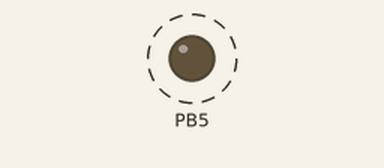
This program was run on a simulated ATmega328P, built with avr-gcc and emulated at 16 MHz. On the bench: output pins drawn as LEDs (lit = HIGH). Dashed ring = blinking.

Above: at 0.2 s.
Timing chart, 0 to 3.0 s (numbered marks = the images above):
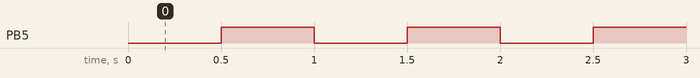

The program:

main.c
```c
/*
 * 01-HelloWorld.c
 *
 * Created: 25/11/2022 11:10:22
 * Author : Julian Lemmerich
 */

#define F_CPU 16000000UL // aktuelle Prozessorfrequenz setzen
#include <avr/io.h>
#include <util/delay.h>

int main(void)
{
	// Data Direction Register
	DDRB = (1 << DDB5); // gesetztes Bit ist Ausgang. DDB5 ist eine Konstante für den Ausgang, das könnte man auch durch "5" ersetzen, aber später wird das sinnvoll.
	PORTB = (1 << PORTB5); // B5 wird jetzt auf high gesetzt.

	// Application
    while (1)
    {
		// &= ist einfach ein abgekürzter operator für PORTB & was auch immer danach kommt
		// c = c + a ist das gleiche wie c+= a
		// wir erstellen hier mit 1 << PORTB5 eine Bitmaske, die wird dann negiert und mit dem aktuellen Port verundet
		// es wird hier also ausgeschaltet, weil das Bit im endeffekt auf 0 gesetzt wird.
		PORTB &= ~(1 << PORTB5);
		_delay_ms(500);

		PORTB |= (1 << PORTB5);
		_delay_ms(500);
    }
}
```

Measured:
- by itself, PB5: alternates HIGH for 0.50 s and LOW for 0.50 s
